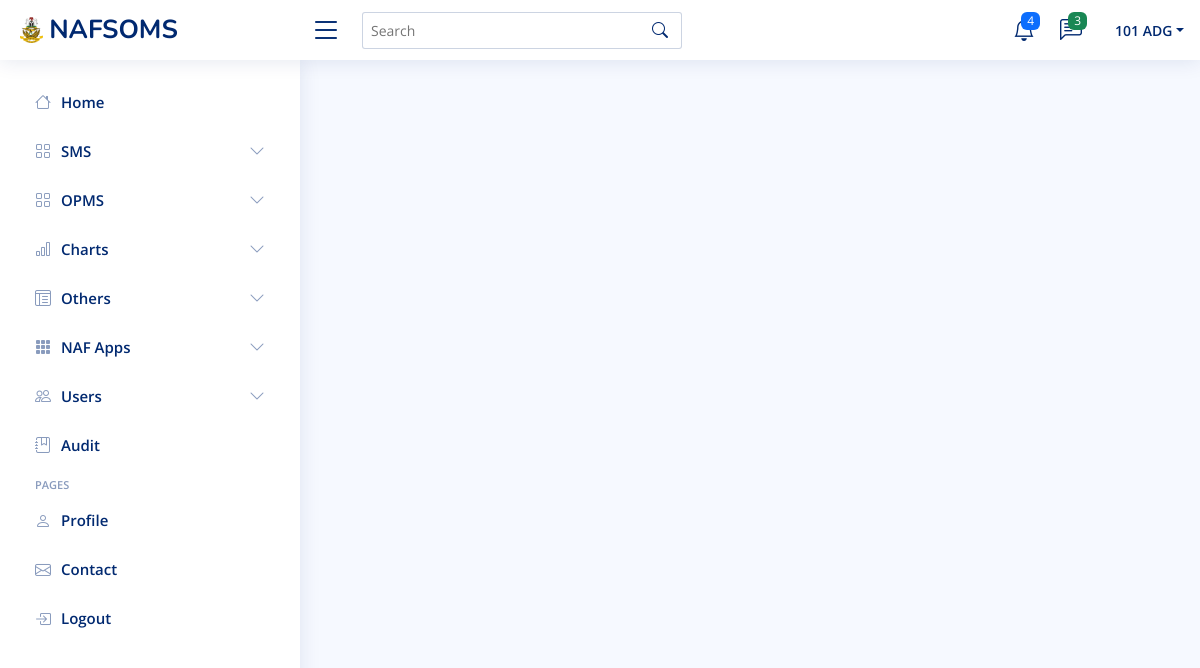
Page /UNIT_ADMIN/unitAdminEditPers.php?svcNo=NAF10/23456F (signed in) on the earlier database version.
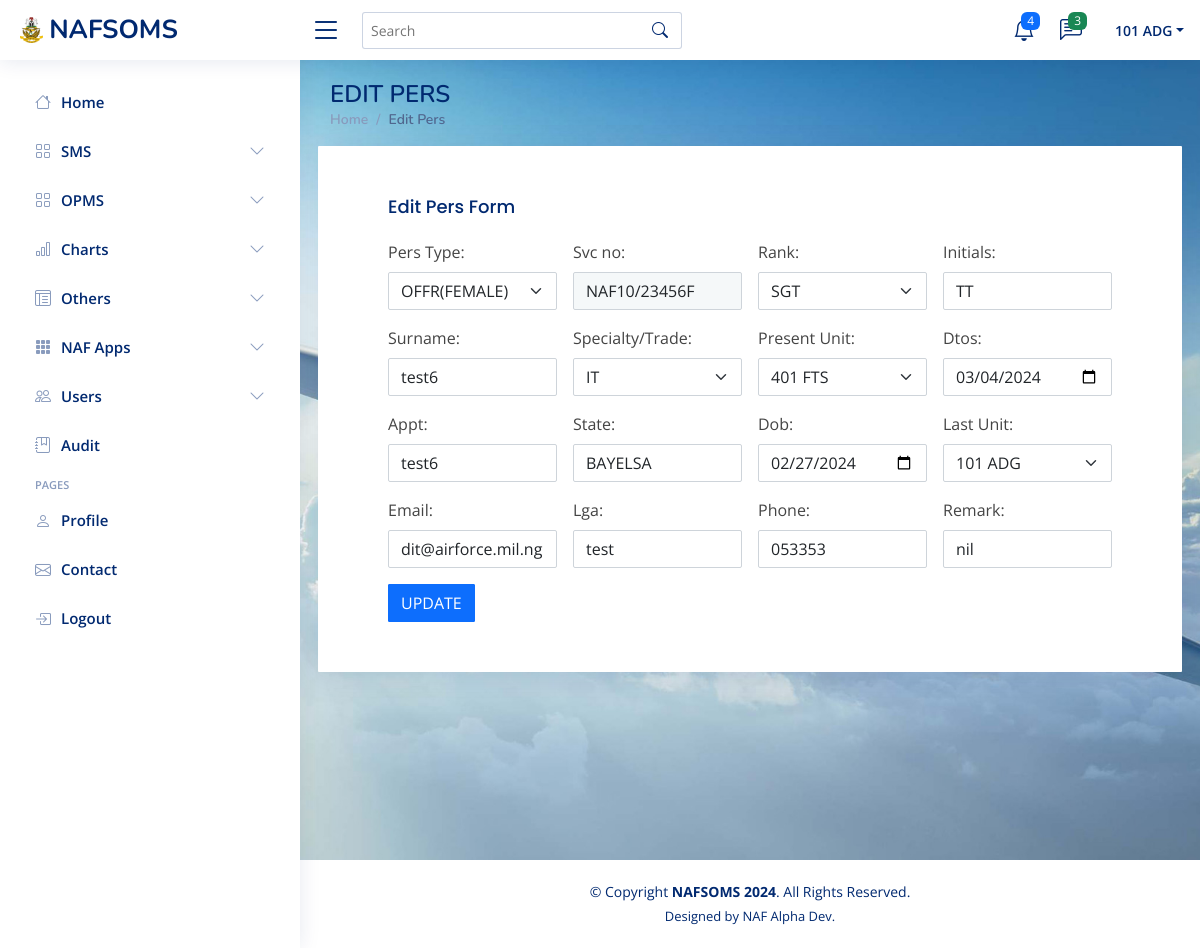
Same page on the later database version.
### tables this page shows
CREATE TABLE `pers` (
  `SVC_NO` varchar(20) NOT NULL,
  `RANK` varchar(20) NOT NULL,
  `INITIALS` varchar(20) NOT NULL,
  `SURNAME` varchar(100) NOT NULL,
  `SPECIALTY_TRADE` varchar(100) NOT NULL,
  `PHONE` varchar(20) NOT NULL,
  `DOB` date NOT NULL,
  `UNIT` varchar(20) NOT NULL,
  `APPT` varchar(50) NOT NULL,
  `DTOS` date NOT NULL,
  `LAST_UNIT` varchar(20) NOT NULL,
  `STATE` varchar(50) NOT NULL,
  `LGA` varchar(50) NOT NULL,
  `PERS_TYPE` varchar(20) NOT NULL,
  `EMAIL` varchar(100) NOT NULL,
  `REMARK` varchar(100) NOT NULL
);

### UNIT_ADMIN/unitAdminEditPers.php (the view, shortened to what the changed rows need)
<?php
include('../Connection.php');
include 'unitAdminHeader.php';
include 'unitAdminSideNavBar.php';
    if(isset($_GET['svcNo'])){
     $svcNo = $_GET['svcNo'];
     $persSQL = "SELECT * FROM pers WHERE SVC_NO = '$svcNo'";
     $persResult = mysqli_query($conn, $persSQL);
    while($row = mysqli_fetch_assoc($persResult)){
?>
<main id="main" class="main"
   style="
    background-image: url('../IMAGES/img1.jpg');
    background-size: cover;
    background-position: center;
    min-height: 100vh;
    zIndex:-1;
    "
>
    <div class="pagetitle">
      <h1>EDIT PERS</h1>
      <nav>
        <ol class="breadcrumb">
          <li class="breadcrumb-item"><a href="unitAdminHome">Home</a></li>
          <li class="breadcrumb-item active">Edit Pers</li>
        </ol>
      </nav>
    </div>
    <section class="section" id="newUserSection">
      <div class="row" style="">
           <div class="card" style="padding:30px;  padding-left:50px; padding-right:50px; border-radius:1px;">
            <div class="card-body">
                <h5 class="card-title">Edit Pers Form</h5>
              <form method="post" action="unitAdminProcessEditPers" class="row g-3">
               <div class="col-md-3">
                  <label for="persType" class="form-label">Pers Type:</label>
                  <select id="persType" name="persType" class="form-select" style="border-radius:2px;" required>
                        <option value="<?php echo $row['PERS_TYPE'];?>"><?php echo $row['PERS_TYPE'];?></option>
                  </select>
                </div>
                  <div class="col-md-3">
                  <label for="svcNo" class="form-label">Svc no:</label>
                  <input type="text" name="svcNo" readonly value="<?php echo $row['SVC_NO'];?>" class="form-control" id="svcNo" placeholder="svcNo" style="border-radius:2px; background-color:#f5f8f9;" required>
                </div>
                 <div class="col-md-3">
                  <label for="rank" class="form-label">Rank:</label>
                   <select id="rank" name="rank" class="form-select" style="border-radius:2px;" required>
                            <option value="<?php echo $row['RANK'];?>"><?php echo $row['RANK'];?></option>
                  </select>
                </div>
                 <div class="col-md-3">
                  <label for="initials" class="form-label">Initials:</label>
                  <input type="text" value="<?php echo $row['INITIALS'];?>" name="initials" class="form-control" id="initials" placeholder="initials" style="border-radius:2px;" required>
                </div>
                 <div class="col-md-3">
                  <label for="surname" class="form-label">Surname:</label>
                  <input type="text"  value="<?php echo $row['SURNAME'];?>" name="surname" class="form-control" id="surname" placeholder="surname" style="border-radius:2px;" required>
                </div>
                 <div class="col-md-3">
                  <label for="specialty_trade" class="form-label">Specialty/Trade:</label>
                  <select id="specialty_trade" name="specialty_trade" class="form-select" style="border-radius:2px;" required>
                        <option value="<?php echo $row['SPECIALTY_TRADE'];?>"><?php echo $row['SPECIALTY_TRADE'];?></option>
                  </select>
                </div>
                  <div class="col-md-3">
                  <label for="presentUnit" class="form-label">Present Unit:</label>
                   <select id="presentUnit" name="presentUnit" class="form-select" style="border-radius:2px;" required>
                        <option value="<?php echo $row['UNIT'];?>"><?php echo $row['UNIT'];?></option>
                  </select>
                  </div>
                  <div class="col-md-3">
                  <label for="dtos" class="form-label">Dtos:</label>
                  <input type="date" value="<?php echo $row['DTOS'];?>" name="dtos" class="form-control" id="dtos" style="border-radius:2px;" required>
                </div>
                <div class="col-md-3">
                  <label for="appt" class="form-label">Appt:</label>
                  <input type="text" value="<?php echo $row['APPT'];?>" name="appt" class="form-control" id="appt" placeholder="appt" style="border-radius:2px;" required>
                </div>
                <div class="col-md-3">
                  <label for="state" class="form-label">State:</label>
                  <input type="text" value="<?php echo $row['STATE'];?>" name="state" class="form-control" id="state" placeholder="state" style="border-radius:2px;" required>
                </div>
                  <div class="col-md-3">
                  <label for="dob" class="form-label">Dob:</label>
                  <input type="date" value="<?php echo $row['DOB'];?>" name="dob" class="form-control" id="dob" style="border-radius:2px;" required>
                </div>
                <div class="col-md-3">
                  <label for="lastUnit" class="form-label">Last Unit:</label>
                   <select id="lastUnit" name="lastUnit" class="form-select" style="border-radius:2px;" required>
                      <option value="<?php echo $row['LAST_UNIT'];?>"><?php echo $row['LAST_UNIT'];?></option>
                  </select>
                  </div>
                <div class="col-md-3">
                  <label for="email" class="form-label">Email:</label>
                  <input type="email" value="<?php echo $row['EMAIL'];?>" name="email" class="form-control" id="email" placeholder="Email" style="border-radius:2px;" required>
                </div>
                <div class="col-md-3">
                  <label for="lga" class="form-label">Lga:</label>
                  <input type="text" value="<?php echo $row['LGA'];?>" name="lga" class="form-control" id="lga" placeholder="lga" style="border-radius:2px;" required>
                </div>
                <div class="col-md-3">
                  <label for="phone" class="form-label">Phone:</label>
                  <input type="text" value="<?php echo $row['PHONE'];?>" name="phone" class="form-control" id="phone" placeholder="Phone" style="border-radius:2px;" required>
                </div>
                <div class="col-md-3">
                  <label for="remark" class="form-label">Remark:</label>
                   <input type="text" value="<?php echo $row['REMARK'];?>" name="remark" class="form-control" id="remark" placeholder="remark" style="border-radius:2px;" required>
                </div>
                 <div class="col-md-12">
                      <button type="submit" name="update" style="border-radius:1px;" class="btn btn-primary">UPDATE</button>
                 </div>
               </form>
            </div>
            </div>
          </div>
    </section>
  </main>
 <?php include 'unitAdminFooter.php'; ?>
 <?php
}}?>

### UNIT_ADMIN/unitAdminFooter.php (shortened to what the changed rows need)
  <footer id="footer" class="footer" style="background-color:white; color:black; border:1px solid white;">
    <div class="copyright">
      &copy; Copyright <strong><span>NAFSOMS 2024</span></strong>. All Rights Reserved.
    </div>
    <div class="credits">
      Designed by NAF Alpha Dev.
    </div>
  </footer>
</body>
</html>

Differences in the rows shown:
added pers: persType "OFFR(FEMALE)", svcNo "NAF10/23456F", rank "SGT", initials "TT", surname "test6", specialty_trade "IT", presentUnit "401 FTS", dtos "03/04/2024", appt "test6", state "BAYELSA", dob "02/27/2024", lastUnit "101 ADG", email "dit@airforce.mil.ng", lga "test", phone "053353", remark "nil"
